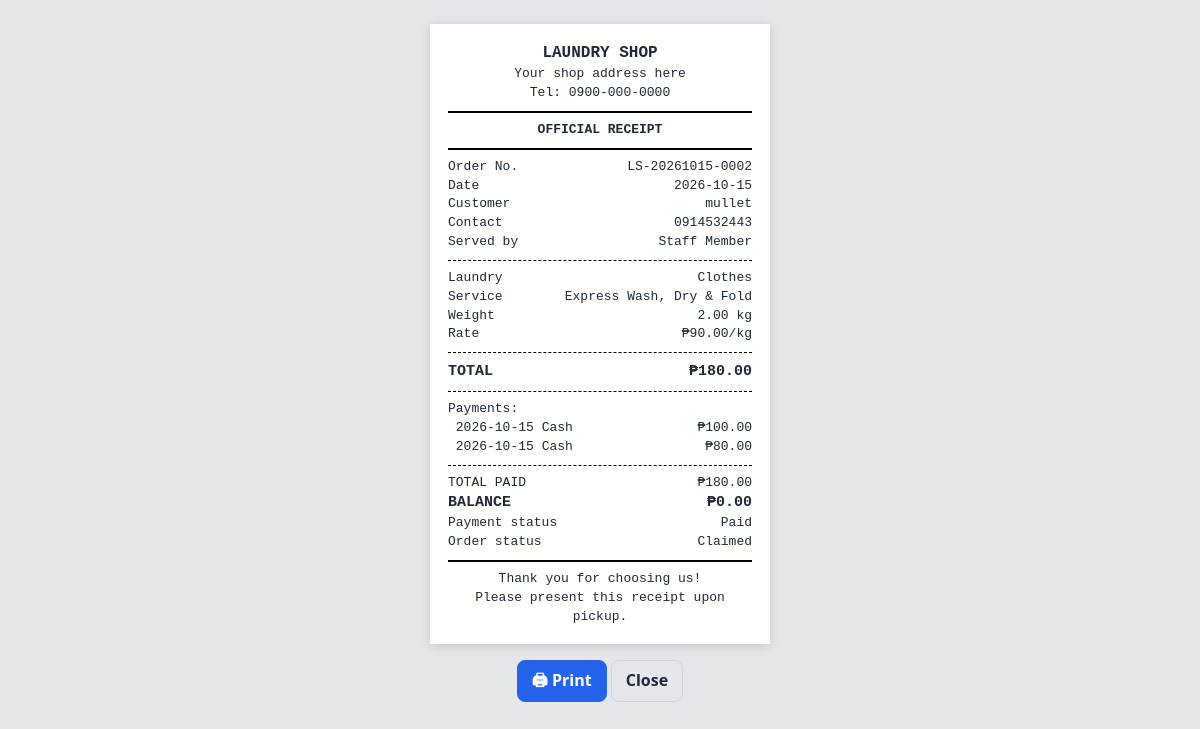
The page /orders/2/receipt (signed in) on the database its author committed.
### tables this page shows
CREATE TABLE orders (
    id           INTEGER PRIMARY KEY AUTOINCREMENT,
    order_no     TEXT NOT NULL UNIQUE,
    customer_id  INTEGER NOT NULL REFERENCES customers(id),
    laundry_type TEXT NOT NULL,
    weight_kg    REAL NOT NULL CHECK (weight_kg > 0),
    service_id   INTEGER NOT NULL REFERENCES services(id),
    price_per_kg REAL NOT NULL,          -- price snapshot so later price changes don't alter old orders
    total        REAL NOT NULL,
    order_date   TEXT NOT NULL,          -- YYYY-MM-DD
    status       TEXT NOT NULL DEFAULT 'Pending',
    claimed_date TEXT,
    created_by   INTEGER
);

CREATE TABLE customers (
    id         INTEGER PRIMARY KEY AUTOINCREMENT,
    name       TEXT NOT NULL,
    contact    TEXT NOT NULL DEFAULT '',
    created_at TEXT NOT NULL DEFAULT CURRENT_TIMESTAMP
);

CREATE TABLE users (
    id            INTEGER PRIMARY KEY AUTOINCREMENT,
    username      TEXT NOT NULL UNIQUE COLLATE NOCASE,
    full_name     TEXT NOT NULL,
    password_hash TEXT NOT NULL,
    salt          TEXT NOT NULL,
    role          TEXT NOT NULL CHECK (role IN ('admin', 'staff'))
);

CREATE TABLE services (
    id           INTEGER PRIMARY KEY AUTOINCREMENT,
    name         TEXT NOT NULL UNIQUE,
    price_per_kg REAL NOT NULL CHECK (price_per_kg >= 0)
);

CREATE TABLE payments (
    id          INTEGER PRIMARY KEY AUTOINCREMENT,
    order_id    INTEGER NOT NULL REFERENCES orders(id) ON DELETE CASCADE,
    amount      REAL NOT NULL CHECK (amount > 0),
    method      TEXT NOT NULL,
    paid_date   TEXT NOT NULL,           -- YYYY-MM-DD HH:MM:SS
    received_by INTEGER
);

### app.py (the view)
@app.route("/orders/<int:order_id>/receipt")
@login_required
def receipt(order_id):
    return render_template("receipt.html", o=order_or_404(order_id), payments=db.order_payments(order_id))

### app.py (called while the page is built)
@app.before_request
def check_csrf():
    if request.method == "POST":
        sent, real = request.form.get("_csrf", ""), session.get("_csrf", "")
        if not real or not secrets.compare_digest(sent, real):
            abort(400, "Invalid or missing form token. Go back, refresh the page and try again.")

@app.template_filter("peso")
def peso(value):
    return f"₱{value or 0:,.2f}"

@app.context_processor
def inject_globals():
    return dict(
        user=session.get("user"), csrf_token=csrf_token, statuses=db.STATUSES,
        methods=db.PAYMENT_METHODS, pay_status=db.payment_status,
        shop_name=SHOP_NAME, shop_address=SHOP_ADDRESS, shop_contact=SHOP_CONTACT,
        balance_of=lambda o: max(round(o["total"] - o["paid"], 2), 0),
    )

def login_required(view):
    @wraps(view)
    def wrapper(*a, **kw):
        if not session.get("user"):
            return redirect(url_for("login"))
        return view(*a, **kw)
    return wrapper

def order_or_404(order_id):
    order = db.get_order(order_id)
    if order is None:
        abort(404)
    return order

### db.py (called while the page is built)
@contextmanager
def db():
    conn = sqlite3.connect(DB_PATH)
    conn.row_factory = sqlite3.Row
    conn.execute("PRAGMA foreign_keys = ON")
    try:
        yield conn
        conn.commit()
    except Exception:
        conn.rollback()
        raise
    finally:
        conn.close()

def payment_status(total, paid):
    if paid >= total - 0.005:
        return "Paid"
    if paid > 0:
        return "Partial"
    return "Unpaid"

def get_order(order_id):
    with db() as c:
        return c.execute(ORDER_SELECT + " WHERE o.id = ?", (order_id,)).fetchone()

def order_payments(order_id):
    with db() as c:
        return c.execute("SELECT * FROM payments WHERE order_id=? ORDER BY id", (order_id,)).fetchall()

### templates/receipt.html (shortened to what this page needs)
<!doctype html>
<html lang="en">
<head>
  <link rel="stylesheet" href="{{ url_for('static', filename='style.css') }}">
</head>
<body class="receipt-page">
{% set bal = balance_of(o) %}
<div class="receipt">
  <div class="center"><strong class="shop">{{ shop_name }}</strong><br>{{ shop_address }}<br>{{ shop_contact }}</div>
  <hr class="dbl"><div class="center"><strong>OFFICIAL RECEIPT</strong></div><hr class="dbl">
  <div class="row"><span>Order No.</span><span>{{ o.order_no }}</span></div>
  <div class="row"><span>Date</span><span>{{ o.order_date }}</span></div>
  <div class="row"><span>Customer</span><span>{{ o.customer }}</span></div>
  <div class="row"><span>Contact</span><span>{{ o.contact or '-' }}</span></div>
  <div class="row"><span>Served by</span><span>{{ o.staff or '-' }}</span></div>
  <hr>
  <div class="row"><span>Laundry</span><span>{{ o.laundry_type }}</span></div>
  <div class="row"><span>Service</span><span>{{ o.service }}</span></div>
  <div class="row"><span>Weight</span><span>{{ '%.2f'|format(o.weight_kg) }} kg</span></div>
  <div class="row"><span>Rate</span><span>{{ o.price_per_kg|peso }}/kg</span></div>
  <hr>
  <div class="row big"><span>TOTAL</span><span>{{ o.total|peso }}</span></div>
  <hr>
  <div>Payments:</div>
  {% for p in payments %}<div class="row"><span>&nbsp;{{ p.paid_date[:10] }} {{ p.method }}</span><span>{{ p.amount|peso }}</span></div>
  {% else %}<div class="row"><span>&nbsp;(none yet)</span><span></span></div>{% endfor %}
  <hr>
  <div class="row"><span>TOTAL PAID</span><span>{{ o.paid|peso }}</span></div>
  <div class="row big"><span>BALANCE</span><span>{{ bal|peso }}</span></div>
  <div class="row"><span>Payment status</span><span>{{ pay_status(o.total, o.paid) }}</span></div>
  <div class="row"><span>Order status</span><span>{{ o.status }}</span></div>
  <hr class="dbl">
  <div class="center">Thank you for choosing us!<br>Please present this receipt upon pickup.</div>
</div>
<div class="center no-print" style="margin:16px">
  <button class="btn primary" onclick="window.print()">🖨 Print</button>
  <button class="btn ghost" onclick="window.close()">Close</button>
</div>
</body>
</html>

### static/style.css (style rules this page uses)
:root { --bg:#f4f6fb;--card:#fff;--text:#1f2937;--muted:#6b7280;--line:#e5e7eb;--primary:#2563eb;--primary-d:#1d4ed8;--danger:#dc2626;--ok:#15803d }
* { box-sizing:border-box }
body { margin:0;font-family:system-ui,-apple-system,"Segoe UI",Roboto,sans-serif;background:var(--bg);color:var(--text);line-height:1.45 }
.center { text-align:center }
.btn { font:inherit;font-weight:600;padding:8px 14px;border-radius:8px;border:1px solid #cbd5e1;background:#fff;color:var(--text);cursor:pointer;display:inline-block }
.btn.primary { background:var(--primary);border-color:var(--primary);color:#fff }
.btn.ghost { background:transparent }
.receipt-page { background:#e5e7eb }
.receipt { width:340px;margin:24px auto 0;background:#fff;padding:18px;font-family:"Courier New",monospace;font-size:13px;box-shadow:0 2px 10px rgba(0,0,0,.15) }
.receipt .shop { font-size:16px }
.receipt .row { display:flex;justify-content:space-between;gap:10px }
.receipt .row span:last-child { text-align:right }
.receipt .big { font-weight:700;font-size:15px }
.receipt hr { border:0;border-top:1px dashed #000;margin:8px 0 }
.receipt hr.dbl { border-top:2px solid #000 }

### rows shown on the page
orders: order_no "LS-20261015-0002", order_date "2026-10-15", laundry_type "Clothes", weight_kg "2.00", price_per_kg|peso "₱90.00", total|peso "₱180.00", total "Paid", status "Claimed"
customers: customer "mullet", contact "0914532443"
users: full_name "Staff Member"
services: service "Express Wash, Dry & Fold"
payments: paid_date "2026-10-15", method "Cash", amount|peso "₱100.00"
payments: paid_date "2026-10-15", method "Cash", amount|peso "₱80.00"

### other values the page prints
{{ shop_name }} "LAUNDRY SHOP"
{{ shop_address }} "Your shop address here"
{{ shop_contact }} "Tel: 0900-000-0000"
{{ o.paid|peso }} "₱180.00"
{{ bal|peso }} "₱0.00"
